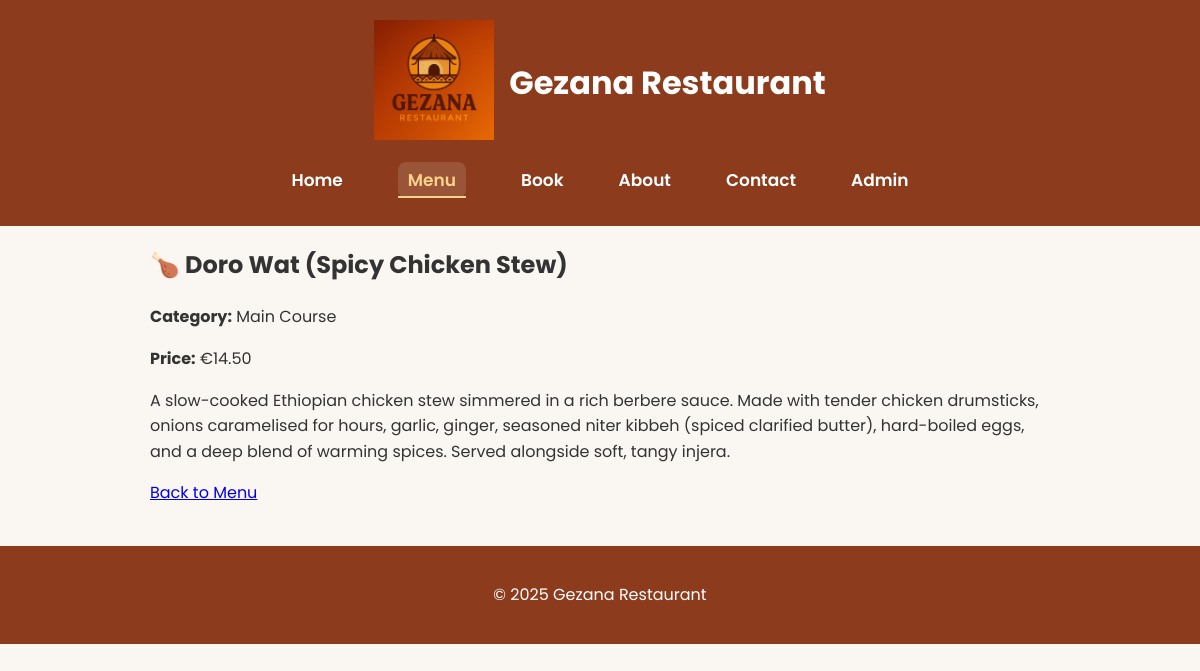
Page /menu/1/ on the committed database.
### gezana_app/models.py (models this page shows, shortened)
class MenuItem(models.Model):
    CATEGORY_CHOICES = [
        ("starter", "Starter"),
        ("main", "Main Course"),
        ("side", "Side Dish"),
        ("dessert", "Dessert"),
        ("drink", "Drink"),
    ]
    name = models.CharField(max_length=100)
    description = models.TextField()
    ingredients = models.TextField(default="Ingredients not provided.", help_text="List the ingredients for this dish")
    category = models.CharField(max_length=20, choices=CATEGORY_CHOICES)
    price = models.DecimalField(max_digits=6, decimal_places=2)
    is_vegetarian = models.BooleanField(default=False)
    is_popular = models.BooleanField(default=False)
    is_new = models.BooleanField(default=False)
    is_chef_choice = models.BooleanField(default=False)
    image = models.ImageField(upload_to="menu_images/", blank=True, null=True)

### gezana_app/views.py (the view)
# urls.py: path("menu/<int:pk>/", views.menu_detail, name="menu_detail"),
def menu_detail(request, pk):
    item = get_object_or_404(MenuItem, pk=pk)
    return render(request, "gezana_app/menu_detail.html", {"item": item})

### gezana_app/templates/gezana_app/menu_detail.html (shortened to what this page needs)
{% extends "gezana_app/base.html" %}  {% block content %}
<h2>{{ item.name }}</h2>
<p><strong>Category:</strong> {{ item.get_category_display }}</p>
<p><strong>Price:</strong> €{{ item.price }}</p>
<p>{{ item.description }}</p>
<a href="{% url 'gezana_app:menu_list' %}">Back to Menu</a>
{% endblock %}

### gezana_app/static/css/style.css (style rules this page uses)
body { font-family: "Poppins", sans-serif; margin: 0; padding: 0; background: #faf7f2; color: #333; line-height: 1.6; }

### rows in the picture
MenuItem: name "🍗 Doro Wat (Spicy Chicken Stew)", category "Main Course", price "14.50", description "A slow-cooked Ethiopian chicken stew simmered in a rich berbere sauce. Made with tender chicken drumsticks, onions caramelised for hours, garlic, ginger, seasoned niter kibbeh (spiced clarified butter), hard-boiled eggs, and a deep blend of warming spices. Served alongside soft, tangy injera."
